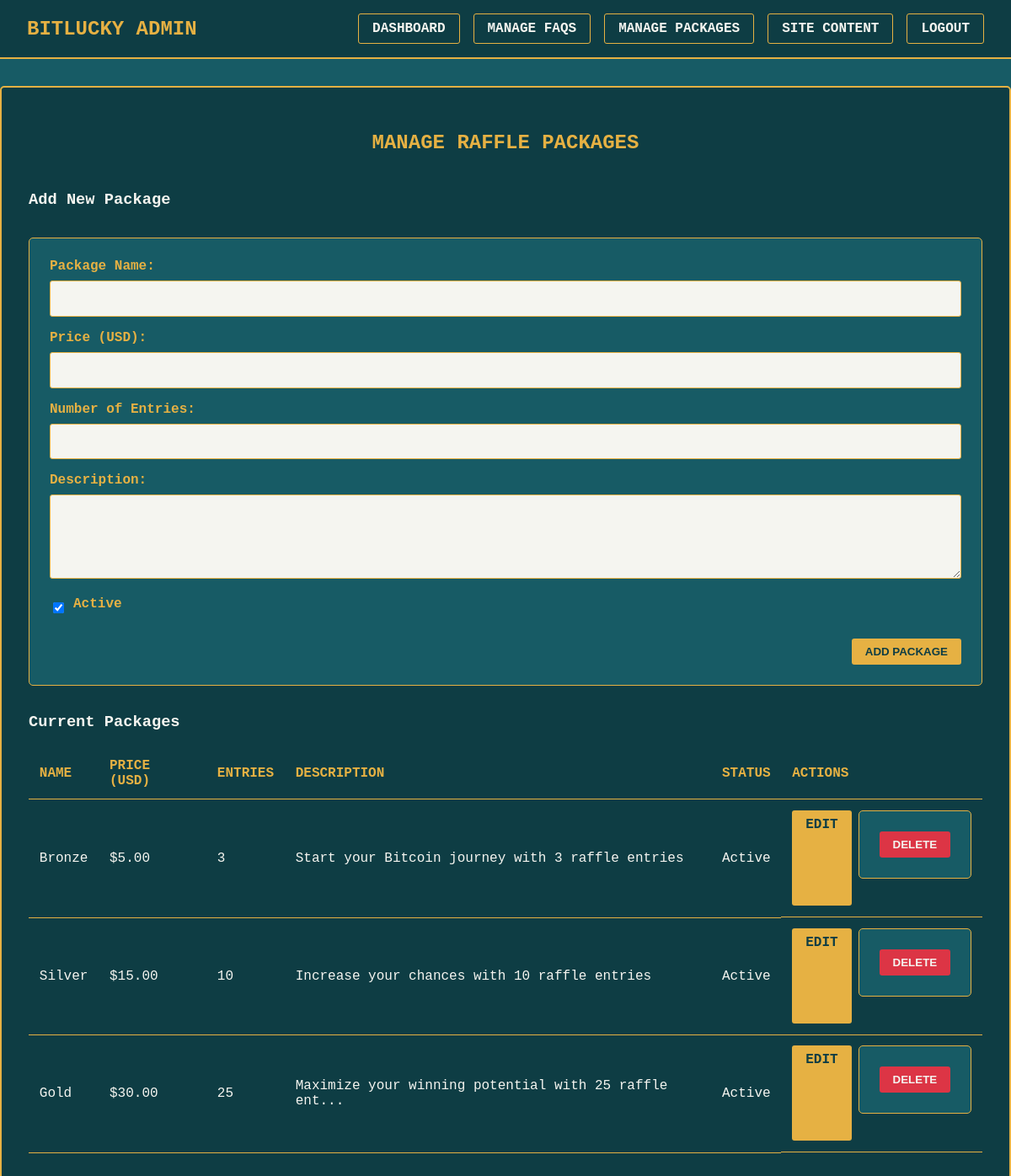
The app's page /eng/packages (signed in) with its own data.
### models.py (models this page shows)
class Package(db.Model):
    id = db.Column(db.Integer, primary_key=True)
    name = db.Column(db.String(64), nullable=False)
    price = db.Column(db.Float, nullable=False)
    entries = db.Column(db.Integer, nullable=False)  # Number of raffle entries
    description = db.Column(db.Text, nullable=True)
    is_active = db.Column(db.Boolean, default=True)
    entries_purchased = db.relationship('Entry', backref='package', lazy=True)

### app.py (the view, shortened to what this page needs)
@app.route('/eng/packages', methods=['GET', 'POST'])
@admin_required
def admin_packages():
    package_id = request.args.get('package_id')
    if package_id:
        package = Package.query.get_or_404(package_id)
        return render_template('admin/package_edit.html', package=package)
    packages = Package.query.all()
    return render_template('admin/packages.html', packages=packages)

### app.py (called while the page is built)
def admin_required(f):
    @wraps(f)
    def decorated_function(*args, **kwargs):
        if 'admin_logged_in' not in session:
            flash('Please log in to access this page.')
            return redirect(url_for('admin_login'))
        return f(*args, **kwargs)
    return decorated_function

### templates/admin/packages.html (shortened to what this page needs)
<!DOCTYPE html>
<html lang="en">
<head>
</head>
<body>
    <header>
        <h1>BitLucky Admin</h1>
        <nav>
            <a href="{{ url_for('admin_dashboard') }}">Dashboard</a>
            <a href="{{ url_for('admin_faqs') }}">Manage FAQs</a>
            <a href="{{ url_for('admin_packages') }}">Manage Packages</a>
            <a href="{{ url_for('admin_content') }}">Site Content</a>
            <a href="{{ url_for('admin_logout') }}">Logout</a>
        </nav>
    </header>
    <div class="container">
        <h2>Manage Raffle Packages</h2>
        <div class="section-title">
            <h3>Add New Package</h3>
        </div>
        <form action="{{ url_for('admin_packages') }}" method="POST">
            <div class="form-group">
                <label for="name">Package Name:</label>
                <input type="text" id="name" name="name" required>
            </div>
            <div class="form-group">
                <label for="price">Price (USD):</label>
                <input type="number" id="price" name="price" step="0.01" min="0" required>
            </div>
            <div class="form-group">
                <label for="entries">Number of Entries:</label>
                <input type="number" id="entries" name="entries" min="1" required>
            </div>
            <div class="form-group">
                <label for="description">Description:</label>
                <textarea id="description" name="description"></textarea>
            </div>
            <div class="form-group checkbox-group">
                <input type="checkbox" id="is_active" name="is_active" value="1" checked>
                <label for="is_active">Active</label>
            </div>
            <div class="form-actions">
                <button type="submit" class="btn btn-primary">Add Package</button>
            </div>
        </form>
        <h3>Current Packages</h3>
        {% if packages %}
            <table>
                <thead>
                    <tr>
                        <th>Name</th>
                        <th>Price (USD)</th>
                        <th>Entries</th>
                        <th>Description</th>
                        <th>Status</th>
                        <th>Actions</th>
                    </tr>
                </thead>
                <tbody>
                    {% for package in packages %}
                        <tr>
                            <td>{{ package.name }}</td>
                            <td>${{ "%.2f"|format(package.price) }}</td>
                            <td>{{ package.entries }}</td>
                            <td>{{ package.description[:50] }}{% if package.description|length > 50 %}...{% endif %}</td>
                            <td>{% if package.is_active %}Active{% else %}Inactive{% endif %}</td>
                            <td class="actions">
                                <a href="{{ url_for('admin_packages', package_id=package.id) }}" class="btn btn-primary">Edit</a>
                                <form action="{{ url_for('admin_packages') }}" method="POST" style="display: inline;">
                                    <button type="submit" class="btn btn-danger">Delete</button>
                                </form>
                            </td>
                        </tr>
                    {% endfor %}
                </tbody>
            </table>
        {% else %}
            <p>No packages found. Add some using the form above.</p>
        {% endif %}
    </div>
</body>
</html>

### templates/admin/packages.html (style rules this page uses)
body { background-color: #175B65; color: #F5F5F0; font-family: 'Courier New', monospace; margin: 0; padding: 0; display: flex; flex-direction: column; min-height: 100vh; }
header { background-color: #0E3D44; border-bottom: 2px solid #E6B143; padding: 1rem 2rem; display: flex; justify-content: space-between; align-items: center; }
header h1 { color: #E6B143; margin: 0; font-size: 1.5rem; text-transform: uppercase; }
nav { display: flex; gap: 1rem; }
nav a { color: #F5F5F0; text-decoration: none; padding: 0.5rem 1rem; border: 1px solid #E6B143; border-radius: 3px; font-weight: bold; text-transform: uppercase; }
.container { max-width: 1200px; margin: 2rem auto; padding: 2rem; background-color: #0E3D44; border: 2px solid #E6B143; border-radius: 5px; flex-grow: 1; }
h2 { color: #E6B143; text-transform: uppercase; margin-bottom: 1.5rem; text-align: center; }
table { width: 100%; border-collapse: collapse; margin-bottom: 2rem; }
th, td { padding: 0.8rem; text-align: left; border-bottom: 1px solid #E6B143; }
th { background-color: #0E3D44; color: #E6B143; text-transform: uppercase; font-weight: bold; }
.actions { display: flex; gap: 0.5rem; }
.btn { display: inline-block; padding: 0.5rem 1rem; border-radius: 3px; text-decoration: none; font-weight: bold; text-transform: uppercase; cursor: pointer; background-color: #E6B143; color: #0E3D44; border: none; }
.btn-primary { background-color: #E6B143; color: #0E3D44; }
.btn-danger { background-color: #dc3545; color: #F5F5F0; }
form { background-color: #175B65; padding: 1.5rem; border: 1px solid #E6B143; border-radius: 5px; margin-bottom: 2rem; }
.form-group { margin-bottom: 1rem; }
label { display: block; margin-bottom: 0.5rem; font-weight: bold; color: #E6B143; }
input[type="text"], input[type="number"], textarea, select { width: 100%; padding: 0.8rem; background-color: #F5F5F0; color: #0E3D44; border: 1px solid #E6B143; border-radius: 3px; font-family: 'Courier New', monospace; box-sizing: border-box; }
textarea { min-height: 100px; }
.checkbox-group { display: flex; align-items: center; gap: 0.5rem; }
.checkbox-group input[type="checkbox"] { width: auto; }
.form-actions { margin-top: 1.5rem; text-align: right; }
.section-title { display: flex; justify-content: space-between; align-items: center; margin-bottom: 1rem; }

### records on screen
Package: name "Bronze", price "5.00", entries "3", description "Start your Bitcoin journey with 3 raffle entries", is_active "Active"
Package: name "Silver", price "15.00", entries "10", description "Increase your chances with 10 raffle entries", is_active "Active"
Package: name "Gold", price "30.00", entries "25", description "Maximize your winning potential with 25 raffle ent", is_active "Active"
